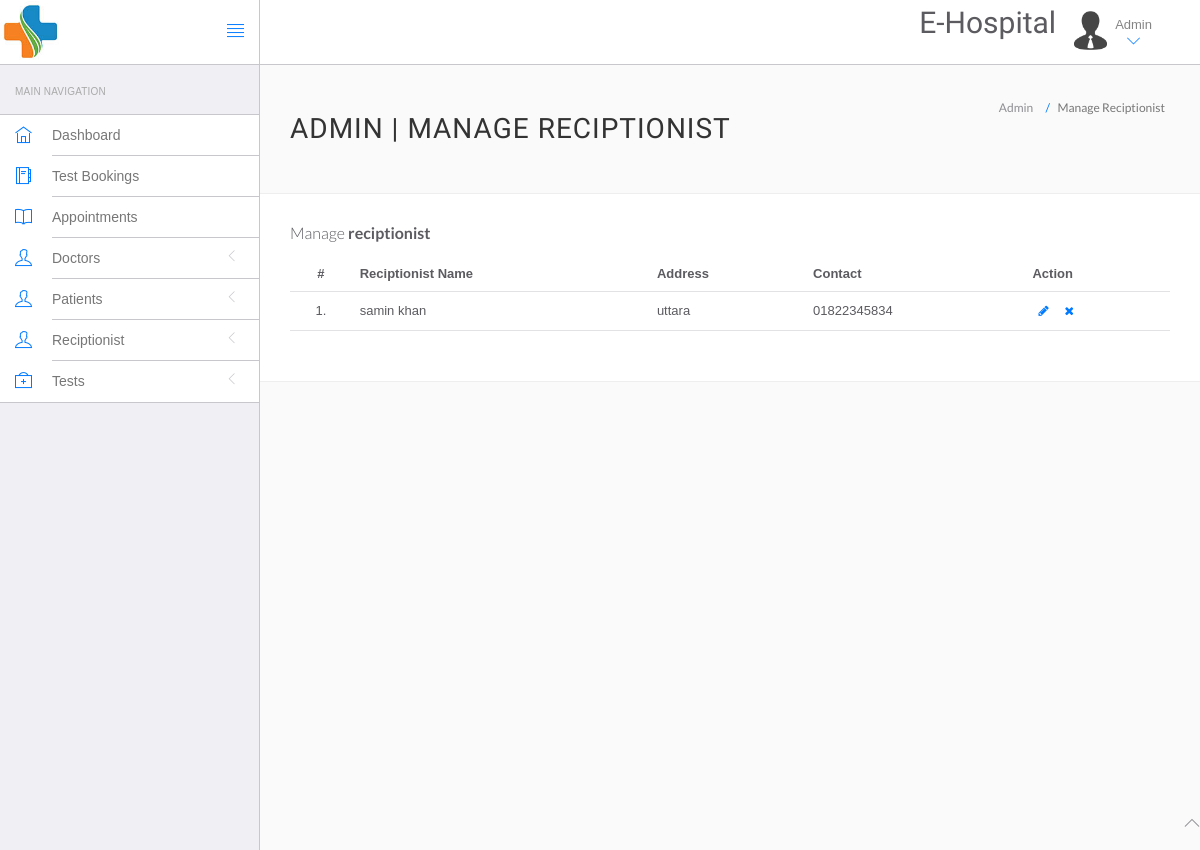
The app's page /admin/manage-reciptionist.php (signed in), older data.
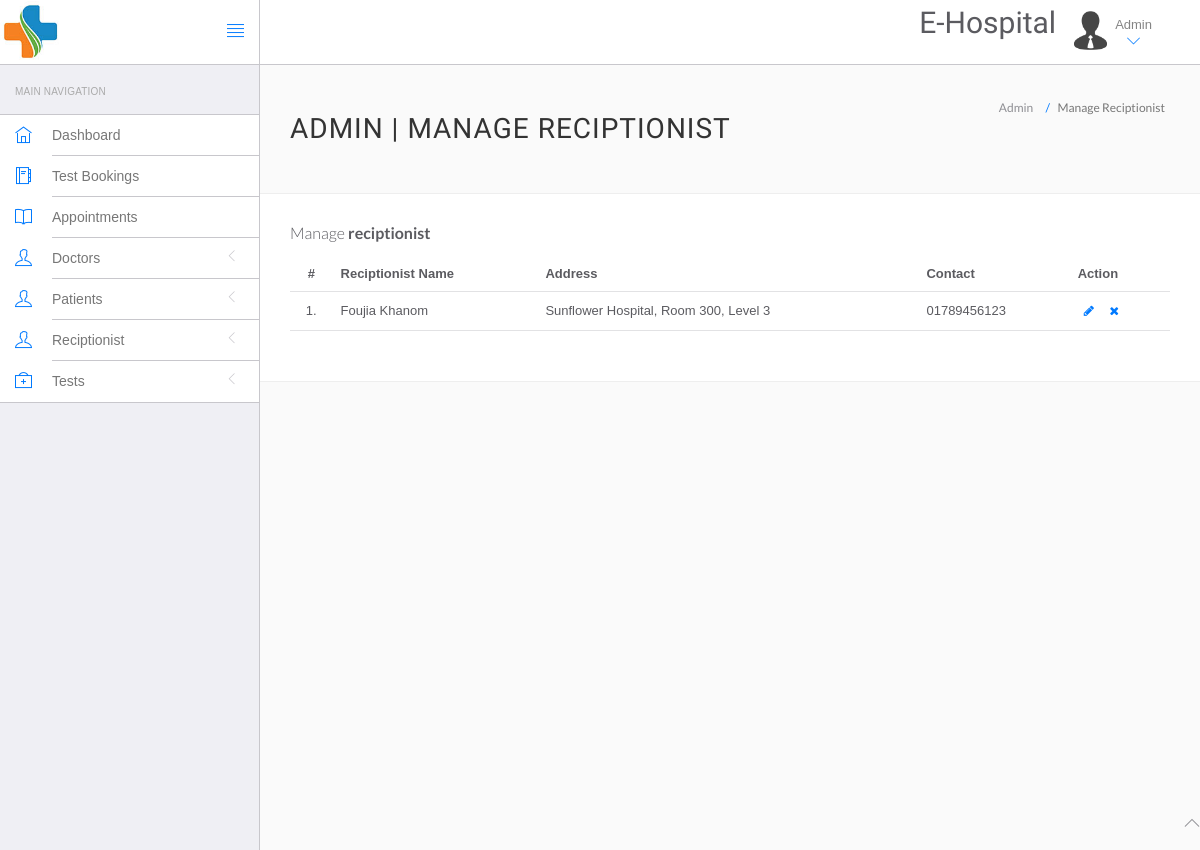
The same page, newer data.
### tables this page shows
CREATE TABLE `reciptionist` (
  `id` int(11) NOT NULL,
  `recipName` varchar(120) NOT NULL,
  `address` varchar(233) NOT NULL,
  `reccontact` varchar(233) NOT NULL,
  `recemail` varchar(233) NOT NULL,
  `password` varchar(233) NOT NULL,
  `updationDate` varchar(244) NOT NULL
);

### admin/manage-reciptionist.php (the view, shortened to what this page needs)
<?php
include('include/config.php');
?>
<!DOCTYPE html>
<html lang="en">
	<head>
		<link rel="stylesheet" href="vendor/bootstrap/css/bootstrap.min.css">
		<link rel="stylesheet" href="vendor/fontawesome/css/font-awesome.min.css">
		<link rel="stylesheet" href="vendor/themify-icons/themify-icons.min.css">
		<link href="vendor/animate.css/animate.min.css" rel="stylesheet" media="screen">
		<link href="vendor/perfect-scrollbar/perfect-scrollbar.min.css" rel="stylesheet" media="screen">
		<link href="vendor/switchery/switchery.min.css" rel="stylesheet" media="screen">
		<link href="vendor/bootstrap-touchspin/jquery.bootstrap-touchspin.min.css" rel="stylesheet" media="screen">
		<link href="vendor/select2/select2.min.css" rel="stylesheet" media="screen">
		<link href="vendor/bootstrap-datepicker/bootstrap-datepicker3.standalone.min.css" rel="stylesheet" media="screen">
		<link href="vendor/bootstrap-timepicker/bootstrap-timepicker.min.css" rel="stylesheet" media="screen">
		<link rel="stylesheet" href="assets/css/styles.css">
		<link rel="stylesheet" href="assets/css/plugins.css">
		<link rel="stylesheet" href="assets/css/themes/theme-1.css" id="skin_color" />
	</head>
	<body>
		<div id="app">
<?php include('include/sidebar.php');?>
			<div class="app-content">
						<?php include('include/header.php');?>
				<div class="main-content" >
					<div class="wrap-content container" id="container">
						   <section id="page-title">
							    <div class="row">
      								<div class="col-sm-8">
      									<h1 class="mainTitle">Admin | Manage reciptionist</h1>
      								</div>
        								<ol class="breadcrumb">
        									<li>
        										<span>Admin</span>
        									</li>
        									<li class="active">
        										<span>Manage Reciptionist</span>
        									</li>
        								</ol>
							    </div>
						    </section>
						<div class="container-fluid container-fullw bg-white">
									<div class="row">
								<div class="col-md-12">
									<h5 class="over-title margin-bottom-15">Manage <span class="text-bold">reciptionist</span></h5>
									<table class="table table-hover" id="sample-table-1">
        										<thead>
        											<tr>
        												<th class="center">#</th>
        												<th class="hidden-xs">Reciptionist Name</th>
                                <th>Address</th>
                                <th>Contact </th>
        												<th>Action</th>
        											</tr>
        										</thead>
										<tbody>
                          <?php
                          $sql=mysqli_query($con,"select * from reciptionist");
                          $cnt=1;
                          while($row=mysqli_fetch_array($sql))
                          {
                          ?>
											<tr>
												<td class="center"><?php echo $cnt;?>.</td>
												<td class="hidden-xs"><?php echo $row['recipName'];?></td>
												<td><?php echo $row['address'];?></td>
												<td><?php echo $row['reccontact'];?></td>
												<td >
												<div class="visible-md visible-lg hidden-sm hidden-xs">
							<a href="edit-reciptionist.php?id=<?php echo $row['id'];?>" class="btn btn-transparent btn-xs" tooltip-placement="top" tooltip="Edit"><i class="fa fa-pencil"></i></a>
              <a href="manage-reciptionist.php?id=<?php echo $row['id']?>&del=delete" onClick="return confirm('Are you sure you want to delete?')"class="btn btn-transparent btn-xs tooltips" tooltip-placement="top" tooltip="Remove"><i class="fa fa-times fa fa-white"></i></a>
												</div>
                      </td>
											</tr>
    											<?php
                                $cnt=$cnt+1;
    											 }?>
										</tbody>
									</table>
								</div>
							</div>
								</div>
							</div>
						</div>
					</div>
				</div>
	<?php include('include/footer.php');?>
	</body>
</html>

Row changes from the older to the newer data that the page shows:
removed reciptionist: recipName "samin khan", address "uttara", reccontact "01822345834"
added reciptionist: recipName "Foujia Khanom", address "Sunflower Hospital, Room 300, Level 3", reccontact "01789456123"
